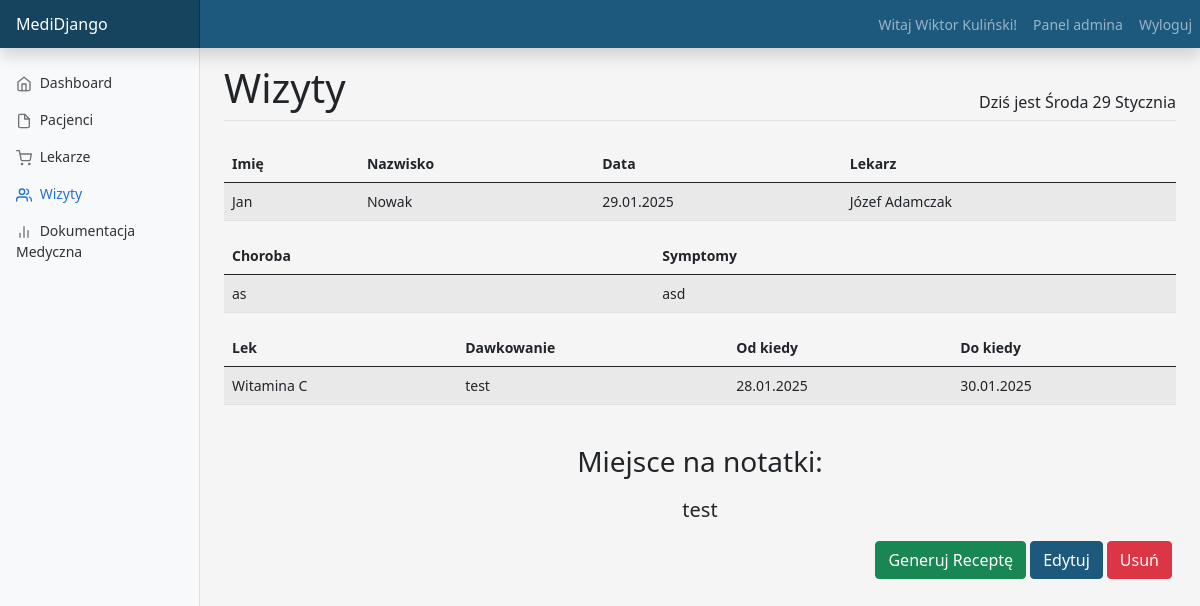
/visit/view/17/ (signed in), run on the app's committed database.
### main/models.py (models this page shows, shortened)
class Patient(models.Model):
    user = models.OneToOneField(User, null=False, on_delete=models.CASCADE)
    name = models.CharField(max_length=20, default="")
    surname = models.CharField(max_length=30, default="")
    address = models.OneToOneField(Address, null=True, on_delete=models.CASCADE)
    date_of_birth = models.DateField(default='2000-01-01')
    phone_number = models.CharField(default="", null=False, max_length=9)

class Visit(models.Model):
    title = models.CharField(null=False, default="", max_length=20)
    patient = models.ForeignKey(Patient, on_delete=models.SET_NULL, null=True)
    doctor = models.ForeignKey(Doctor,on_delete=models.SET_NULL, null=True)
    disease = models.ForeignKey(Disease,on_delete=models.SET_NULL, null=True)
    medicine_dosage = models.OneToOneField(Dosage, on_delete=models.CASCADE, null=True,blank=True)
    notes = models.CharField(null=True, blank=True, max_length=300)
    date = models.DateField()

class Doctor(models.Model):
    user = models.OneToOneField(User, null=False, on_delete=models.CASCADE)
    address = models.OneToOneField(Address, null=False, on_delete=models.CASCADE, default="")
    name = models.CharField(max_length=20, null=False, default="")
    surname = models.CharField(max_length=20, null=False, default="")
    phone_number = models.CharField(default="", null=False, max_length=9)
    specialization = models.CharField(max_length=50, null=False, default="")
    def __str__(self):
        return f"{self.name} {self.surname}"

class Disease(models.Model):
    title = models.CharField(null=False, default="", max_length=20)
    symptoms = models.CharField(null=True, blank=True, max_length=50)

class Dosage(models.Model):
    start_date = models.DateField(null=False, default='2000-01-01')
    end_date = models.DateField(null=False, default='2000-01-01')
    medicine = models.ForeignKey(Medicine, on_delete=models.SET_NULL, null=True)
    patient = models.ForeignKey("Patient", on_delete=models.SET_NULL, null=True)
    description = models.CharField(null=False, default="", max_length=25)

class Medicine(models.Model):
    title = models.CharField(null=False, default="", max_length=20)
    property = models.CharField(null=True, max_length=50)
    def __str__(self):
        return str(self.title)

### visits/views.py (the view)
# urls.py: path('visit/view/<int:visit_id>/', views.view_visit, name="view_visit"),
@login_required(login_url="login")
def view_visit(request, visit_id):
    visit = Visit.objects.get(id=visit_id)
    context = {'active_app': 'visits', 'visit': visit}
    return render(request, 'visits/visit.html', context=context)

### main/templatetags/have_group.py (called while the page is built)
@register.filter(name='is_receptionist')
def is_receptionist(user):
    return user.groups.filter(name='Recepcjonista').exists()

### visits/templates/visits/visit.html (shortened to what this page needs)
{% extends "main/dashboard.html" %}
{% load have_group %}
{% block content_title %}Wizyty{% endblock %}
{% block content_main %}
<div class="table-responsive">
        <table class="table table-striped">
            <thead>
                <tr>
                  <th scope="col">Imię</th>
                  <th scope="col">Nazwisko</th>
                  <th scope="col">Data</th>
                  <th scope="col">Lekarz</th>
                </tr>
            </thead>
            <tbody>
                <tr>
                    <td>{{ visit.patient.name }}</td>
                    <td>{{ visit.patient.surname }}</td>
                    <td>{{ visit.date|date:"j.m.Y" }}</td>
                    <td>{{ visit.doctor }}</td>
                </tr>
            </tbody>
        </table>
        <table class="table table-striped">
            <thead>
                <tr>
                  <th scope="col">Choroba</th>
                  <th scope="col">Symptomy</th>
                </tr>
            </thead>
            <tbody>
                <tr>
                    <td>{{ visit.disease.title }}</td>
                    <td>{{ visit.disease.symptoms }}</td>
                </tr>
            </tbody>
        </table>
        <table class="table table-striped">
            <thead>
                <tr>
                  <th scope="col">Lek</th>
                  <th scope="col">Dawkowanie</th>
                  <th scope="col">Od kiedy</th>
                  <th scope="col">Do kiedy</th>
                </tr>
            </thead>
            <tbody>
                <tr>
                    <td>{{ visit.medicine_dosage.medicine }}</td>
                    <td>{{ visit.medicine_dosage.description }}</td>
                    <td>{{ visit.medicine_dosage.start_date|date:"j.m.Y" }}</td>
                    <td>{{ visit.medicine_dosage.end_date|date:"j.m.Y" }}</td>
                </tr>
            </tbody>
        </table>
</div>
<div>
<h3 class="mt-4 text-center">Miejsce na notatki:</h3>
<p class="text-center fs-5 mt-3">{{ visit.notes }}</p>
</div>
 {% if request.user|is_receptionist or is_doctor%}
<div class="d-flex justify-content-end">
    <a class="btn btn-success me-1" href="{% url 'generate-prescription' visit.id %}" role="button">Generuj Receptę</a>
    <a class="btn btn-primary me-1" href="{% url 'visit_edit' visit.id %}" role="button">Edytuj</a>
    <a class="btn btn-danger me-1" href="{% url 'visit_delete' visit.id %}" role="button">Usuń</a>
</div>
{% endif %}
{% endblock %}

### main/templates/main/dashboard.html (shortened to what this page needs)
{% load static %}
{% load have_group %}
<!doctype html>
<html lang="en">
  <head>
<link href="{% static 'assets/dist/css/bootstrap.min.css' %}" rel="stylesheet">
    <link href="{% static 'css/dashboard.css' %}" rel="stylesheet">
    <link href="{% static 'css/custom.css' %}" rel="stylesheet">
  </head>
  <body>
<header class="navbar navbar-color navbar-dark sticky-top flex-md-nowrap p-0 shadow">
  <a class="navbar-brand col-md-3 col-lg-2 me-0 px-3" href="#">MediDjango</a>
  <nav class="navbar-expand-lg">
      <div class="collapse navbar-collapse" id="navbarNav">
          <ul class="navbar-nav">
              {% if user.is_authenticated %}
              <li class="nav-item"><span class="nav-link">Witaj {{ user.patient.name }} {{ user.patient.surname }}!</span></li>
              {% else %}
                  Użytkownik niezalogowany.
              {% endif %}
              {% if user.is_staff %}
                <li class="nav-item"><a class="nav-link" href="{% url 'admin:index' %}">Panel admina</a></li>
              {% endif %}
              <li class="nav-item"><a class="nav-link" href="{% url 'user_logout' %}">Wyloguj</a></li>
          </ul>
      </div>
  </nav>
</header>
<div class="container-fluid">
  <div class="row">
    <nav id="sidebarMenu" class="col-md-3 col-lg-2 d-md-block bg-light sidebar collapse">
      <div class="position-sticky pt-3">
        <ul class="nav flex-column">
          <li class="nav-item">
            <a class="nav-link {% if active_app == 'dashboard' %}active{% endif %}" aria-current="page" href="{% url 'dashboard' %}">
              <span data-feather="home"></span>
              Dashboard
            </a>
          </li>
          {% if request.user|is_receptionist %}
          <li class="nav-item">
            <a class="nav-link {% if active_app == 'patients' %}active{% endif %}" href="{% url 'patients' %}">
              <span data-feather="file"></span>
              Pacjenci
            </a>
          </li>
          <li class="nav-item">
            <a class="nav-link {% if active_app == 'doctors' %}active{% endif %}" href="{% url 'doctors' %}">
              <span data-feather="shopping-cart"></span>
              Lekarze
            </a>
          </li>
          {% endif %}
          <li class="nav-item">
            <a class="nav-link {% if active_app == 'visits' %}active{% endif %}" href="{% url 'visits' %}">
              <span data-feather="users"></span>
              Wizyty
            </a>
          </li>
          <li class="nav-item">
            <a class="nav-link {% if active_app == 'documentation' %}active{% endif %}" href="{% url 'documentation' %}">
              <span data-feather="bar-chart-2"></span>
              Dokumentacja Medyczna
            </a>
          </li>
      </div>
    </nav>
    <main class="col-md-9 ms-sm-auto col-lg-10 px-md-4">
      <div class="d-flex justify-content-between align-items-end pt-3 mb-4 border-bottom">
        <h1>{% block content_title %}Dashboard{% endblock %}</h1>
        <h6 id="clock" class="text-end">
        </h6>
      </div>
      <div>
          {% block content_main %}{% endblock %}
      </div>
    </main>
  </div>
</div>
  </body>
</html>

### static/css/dashboard.css (style rules this page uses)
body { font-size: .875rem; background-color: #f5f5f5; }
.feather { width: 16px; height: 16px; vertical-align: text-bottom; }
.sidebar { position: fixed; top: 0; bottom: 0; left: 0; z-index: 100; padding: 48px 0 0; box-shadow: inset -1px 0 0 rgba(0, 0, 0, .1); }
.sidebar .nav-link { font-weight: 500; color: #333; }
.sidebar .nav-link .feather { margin-right: 4px; color: #727272; }
.sidebar .nav-link.active { color: #2470dc; }
.sidebar .nav-link:hover .feather, .sidebar .nav-link.active .feather { color: inherit; }
.navbar-color { background-color: #1D597D; }
.navbar-brand { padding-top: .75rem; padding-bottom: .75rem; font-size: 1rem; background-color: rgba(0, 0, 0, .25); box-shadow: inset -1px 0 0 rgba(0, 0, 0, .25); }

### static/css/custom.css (style rules this page uses)
.btn-primary { background-color: #1D597D!important; border-color: #1D597D!important; }

### data on the page
Visit: patient.name "Jan", patient.surname "Nowak", date "29.01.2025", doctor "Józef Adamczak", disease "as", disease.symptoms "asd", medicine_dosage.medicine "Witamina C", medicine_dosage.description "test", medicine_dosage.start_date "28.01.2025", medicine_dosage.end_date "30.01.2025", notes "test"

### other printed values
{{ user.patient.name }} "Wiktor"
{{ user.patient.surname }} "Kuliński"
